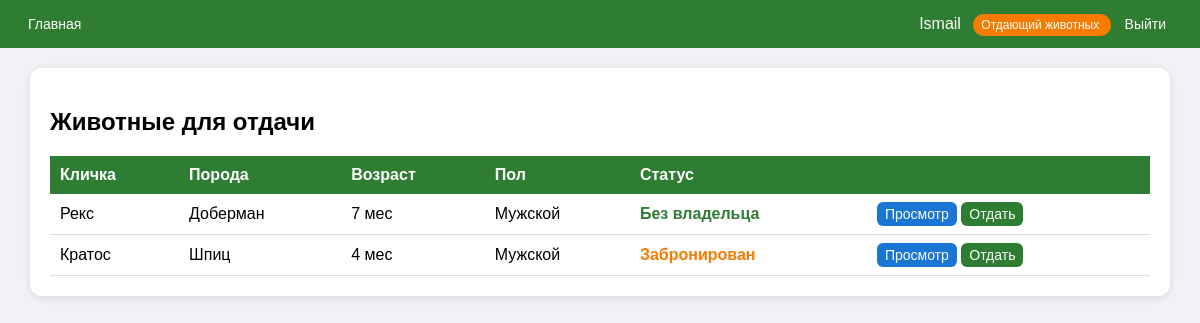
Screenshot of /for-giver/ (signed in) with the database file from the repository.
### animals/models.py (models this page shows, shortened)
class UserProfile(models.Model):
    ROLE_CHOICES = [
        ('receiver', 'Приёмщик животных'),
        ('giver', 'Отдающий животных'),
    ]
    user = models.OneToOneField(
        User,
        on_delete=models.CASCADE,
        related_name='profile'
    )
    role = models.CharField(
        max_length=20,
        choices=ROLE_CHOICES,
        default='receiver',
        verbose_name="Роль"
    )
    phone = models.CharField(max_length=20, blank=True, verbose_name="Телефон")
    class Meta:
        verbose_name = "Профиль пользователя"
        verbose_name_plural = "Профили пользователей"

class Animal(models.Model):
    GENDER_CHOICES = [
        ('M', 'Мужской'),
        ('F', 'Женский'),
    ]
    STATUS_CHOICES = [
        ('available', 'Без владельца'),
        ('reserved', 'Забронирован'),
        ('adopted', 'Отдан'),
    ]
    name = models.CharField(max_length=100, verbose_name="Кличка")
    breed = models.ForeignKey(Breed, on_delete=models.CASCADE, verbose_name="Порода")
    age = models.IntegerField(verbose_name="Возраст (месяцы)")
    gender = models.CharField(max_length=1, choices=GENDER_CHOICES, verbose_name="Пол")
    owner = models.OneToOneField(
        Owner,
        on_delete=models.SET_NULL,
        null=True,
        blank=True,
        verbose_name="Владелец"
    )
    status = models.CharField(
        max_length=20,
        choices=STATUS_CHOICES,
        default='available',
        verbose_name="Статус"
    )
    created_at = models.DateTimeField(auto_now_add=True, verbose_name="Дата поступления")
    created_by = models.ForeignKey(
        User,
        on_delete=models.SET_NULL,
        null=True,
        verbose_name="Кто добавил"
    )
    adopted_by = models.ForeignKey(
        User,
        on_delete=models.SET_NULL,
        null=True,
        blank=True,
        related_name='adopted_animals',
        verbose_name="Кто отдал в семью"
    )
    class Meta:
        verbose_name = "Животное"
        verbose_name_plural = "Животные"
        permissions = [
            ("can_adopt_animal", "Может отдавать животных в семьи"),
            ("can_receive_animal", "Может принимать животных в приют"),
        ]

class Breed(models.Model):
    name = models.CharField(max_length=100, verbose_name="Название породы")
    species = models.ForeignKey(Species, on_delete=models.CASCADE, verbose_name="Вид")
    class Meta:
        verbose_name = "Порода"
        verbose_name_plural = "Породы"

### animals/views.py (the view)
# urls.py: path('for-giver/', views.AnimalListForGiverView.as_view(), name='animal_list_for_giver'),
class AnimalListForGiverView(LoginRequiredMixin, GiverRequiredMixin, ListView):
    model = Animal
    template_name = 'animals/animal_list_giver.html'
    context_object_name = 'animals'
    def get_queryset(self):
        return Animal.objects.filter(status__in=['available', 'reserved'])

### animals/views.py (called while the page is built)
    def test_func(self):
        return self.request.user.is_authenticated and self.request.user.profile.role == 'giver'

### animals/templates/animals/animal_list_giver.html
{% extends 'base.html' %}
{% block content %}
<h2>Животные для отдачи</h2>
<table>
    <thead>
        <tr><th>Кличка</th><th>Порода</th><th>Возраст</th><th>Пол</th><th>Статус</th><th></th></tr>
    </thead>
    <tbody>
        {% for a in animals %}
        <tr>
            <td>{{ a.name }}</td>
            <td>{{ a.breed.name }}</td>
            <td>{{ a.age }} мес</td>
            <td>{{ a.get_gender_display }}</td>
            <td>{% if a.status == 'available' %}<span class="avail">Без владельца</span>{% else %}<span class="reserved">Забронирован</span>{% endif %}</td>
            <td>
                <a href="{% url 'animal_detail' a.pk %}" class="btn btn-blue" style="padding: 4px 8px;">Просмотр</a>
                <a href="{% url 'animal_adopt' a.pk %}" class="btn" style="padding: 4px 8px;">Отдать</a>
            </td>
        </tr>
        {% empty %}
        <tr><td colspan="6" style="text-align: center;">Нет доступных или забронированных животных</td></tr>
        {% endfor %}
    </tbody>
</table>
{% endblock %}

### animals/templates/base.html (shortened to what this page needs)
<!DOCTYPE html>
<html>
<head>
</head>
<body>
    <div class="header">
        <div>
            <a href="/">Главная</a>
        </div>
        <div>
            {% if user.is_authenticated %}
                {{ user.username }}
                <span class="badge {% if user.profile.role == 'giver' %}badge-giver{% endif %}">
                    {{ user.profile.get_role_display }}
                </span>
                <form method="post" action="{% url 'logout' %}" style="display: inline;">
                    <button>Выйти</button>
                </form>
            {% else %}
                <a href="{% url 'login' %}">Войти</a>
                <a href="{% url 'register' %}">Регистрация</a>
            {% endif %}
        </div>
    </div>
    <div class="container">
        {% block content %}{% endblock %}
    </div>
</body>
</html>

### animals/templates/base.html (style rules this page uses)
body { font-family: Arial, sans-serif; margin: 0; background: #f0f2f5; }
.header { background: #2e7d32; color: white; padding: 15px 20px; display: flex; justify-content: space-between; align-items: center; flex-wrap: wrap; }
.header a, .header button { color: white; text-decoration: none; margin: 0 8px; background: none; border: none; cursor: pointer; font-size: 14px; }
.container { max-width: 1100px; margin: 20px auto; background: white; padding: 20px; border-radius: 12px; box-shadow: 0 2px 10px rgba(0,0,0,0.1); }
.btn { display: inline-block; background: #2e7d32; color: white; padding: 8px 16px; border-radius: 6px; text-decoration: none; border: none; cursor: pointer; font-size: 14px; }
.btn-blue { background: #1976d2; }
table { width: 100%; border-collapse: collapse; margin-top: 15px; }
th { background: #2e7d32; color: white; padding: 10px; text-align: left; }
td { padding: 8px 10px; border-bottom: 1px solid #ddd; }
.avail { color: #2e7d32; font-weight: bold; }
.reserved { color: #f57c00; font-weight: bold; }
.badge { background: #1976d2; padding: 4px 8px; border-radius: 12px; font-size: 12px; margin-left: 8px; }
.badge-giver { background: #f57c00; }

### rows the page displays
Animal: name "Рекс", breed.name "Доберман", age "7", gender "Мужской", status "Без владельца"
Animal: name "Кратос", breed.name "Шпиц", age "4", gender "Мужской", status "Забронирован"

### other values shown
{{ user.username }} "Ismail"
{{ user.profile.get_role_display }} "Отдающий животных"
